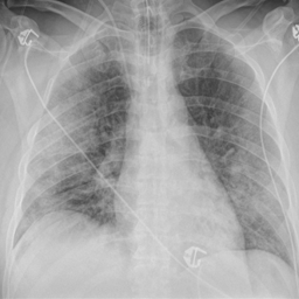
#> input picture data/COVID/images/COVID-1100.png, 299 x 299 px; its folder holds only this picture in this run
$ jupyter execute --allow-errors 1_data_visualization.ipynb   (shell and % lines are left out)
#> lines starting #> are read from the running program, lines starting #| are printed output that depends on the picture
[cell 1]
import cv2
import matplotlib.pyplot as plt
import numpy as np
import pandas as pd
import random
import seaborn as sns

from math import ceil
from pathlib import Path
from sklearn.decomposition import PCA

# Metadonnées

## Importation des DataFrame

[cell 2]
# Chemin vers le dossier contenant les xlsx
folder = Path("../data")

# Lecture de DataFrames
#> (the rest of this cell did not finish here and is left out)

#> (a cell that did not finish here is left out)

#> (a cell that did not finish here is left out)

#> (a cell that did not finish here is left out)

#> (a cell that did not finish here is left out)

## Countplot

[cell 7]
# Initialisation de la  figure avec une grille de sous-graphiques avec 1 ligne et 3 colonnes
fig, axes = plt.subplots(nrows=1,
                         ncols=3,
                         figsize=(15, 5))

# Premier countplot
#> (the rest of this cell did not finish here and is left out)

#> (a cell that did not finish here is left out)

# Images

## Chemins

[cell 9]
# Chemin du dossier dans lequel se trouvent les dossiers d'images
folder = Path("../data")

# Noms des sous-dossiers contenant les images
subfolders = [
    "COVID/images",
    "Lung_Opacity/images",
    "Normal/images",
    "Viral Pneumonia/images"
]

## Image plot

[cell 10]
# Initialisation figure
fig = plt.figure(figsize=(10, 10))

# Parcours des sous-dossiers pour afficher trois images aléatoires de chaque dossier
for i, subfolder in enumerate(subfolders):
    # Chemin du sous-dossier contenant les images
    folder_path = folder / subfolder

    # Liste des fichiers d'images dans le sous-dossier
    files = list(folder_path.glob("*.png"))

    # Choix de trois images aléatoires
    random_images = random.choices(files, k=3)

    # Chargement et affichage des trois images dans le sous-graphique correspondant
    for j, image_path in enumerate(random_images):
        image = cv2.imread(str(image_path), cv2.IMREAD_GRAYSCALE)
#> image is the input picture: shape (299, 299); min 39, max 226, mean 164.7

        # Récupération du nom du dossier parent pour le titre de l'image
        class_name = subfolder.split("/")[0]

        # Affichage de l'image dans le sous-graphique correspondant
        plt.subplot(len(subfolders), 3, i * 3 + j + 1)
        plt.imshow(image, cmap="gray")
        plt.title(class_name)
        plt.axis("off")

plt.show();

## Répartition des images par classe

[cell 11]
# Liste pour stocker le décompte des images dans chaque sous-dossier
image_counts = []

# Parcours des sous-dossiers et compte du nombre d'images dans chacun
for subfolder in subfolders:
    # Chemin du sous-dossier contenant les images
    folder_path = folder / subfolder

    # Liste des fichiers d'images dans le sous-dossier
    files = list(folder_path.glob("*.png"))

    # Compte des images
    image_count = len(files)

    # Ajout à la liste
    image_counts.append(image_count)

# Liste des noms des sous-dossiers pour le pie plot
labels = [subfolder.split("/")[0] for subfolder in subfolders]

# Initialisation figure
plt.figure(figsize=(8, 8))

# Pie plot
plt.pie(image_counts,
        labels=labels,
        autopct='%1.1f%%',
        startangle=140)
plt.title("Distribution des images dans chaque sous-dossier")
plt.show();
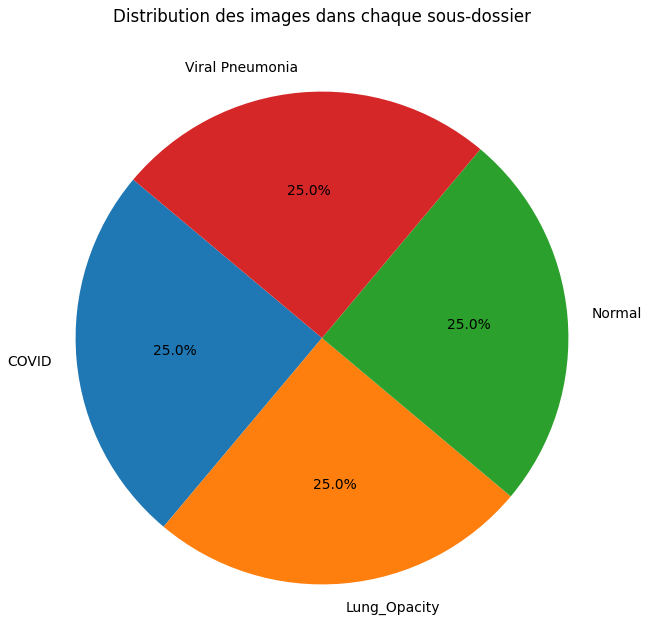
#> figure drawn by matplotlib, 1 panel

## Image moyenne

[cell 12]
def average_image(file_names, folder_path):
    # Initialisation d'un array NumPy rempli de 0 de la même dimension que l'image
    img_avg = np.zeros((299, 299), dtype=np.float64)

    # Parcours chaque fichier dans la liste
    for name in file_names:
        path = folder_path / name
        img = cv2.imread(str(path), cv2.IMREAD_GRAYSCALE)
        img_avg += img.astype(np.float64)  # Somme des images

    # Division de la somme des images par le nombre total d'images pour obtenir la moyenne
    img_avg /= len(file_names)

    return img_avg  # Renvoie l'image moyenne calculée


# Instanciation de la figure
plt.figure(figsize=(10, 10))

# Calcule et affichage de l'image moyenne pour chaque sous-dossier
for i, subfolder in enumerate(subfolders):
    full_subfolder_path = folder / subfolder
    file_names = [file.name for file in full_subfolder_path.iterdir() if file.is_file()]
    avg_img = average_image(file_names, full_subfolder_path)

    # Affichage de l'image moyenne dans la sous-figure correspondante
    plt.subplot(2, 2, i+1)
    plt.imshow(avg_img.astype(np.uint8), cmap="gray")
    plt.title("Moyenne des images " + subfolder.split("/")[0])
    plt.axis("off")

plt.suptitle("Moyennes des images de chaque type", fontsize=20)
plt.show()
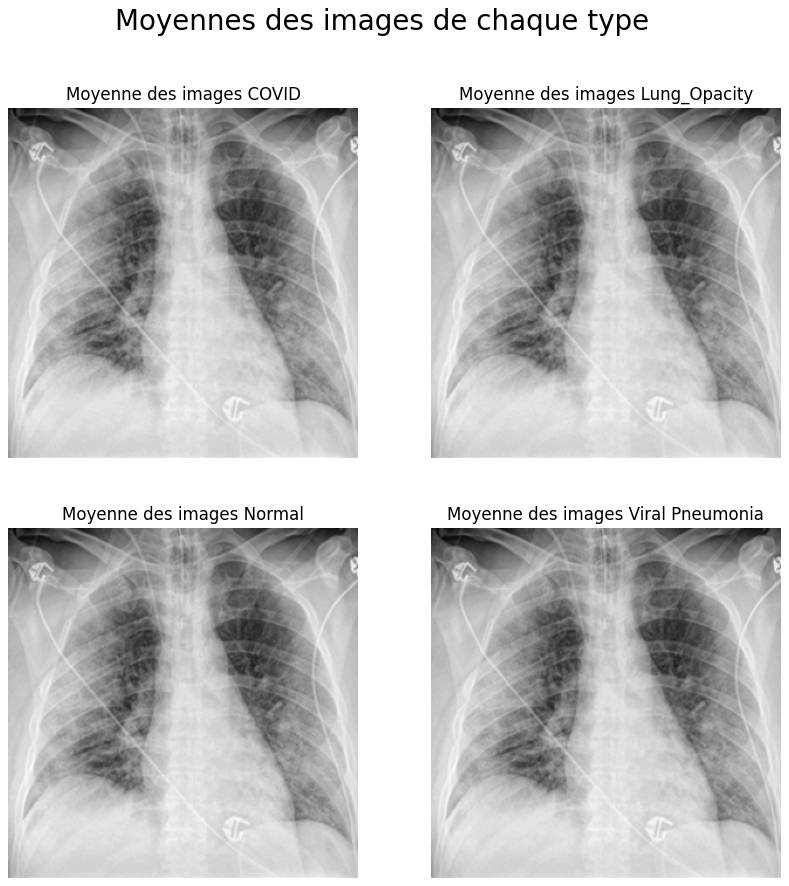
#> figure drawn by matplotlib, 4 panels

## Contraste des images

### Normal vs autres

[cell 13]
# Initialisation des variables pour stocker les images moyennes
avg_normal = ""
avg_covid = ""
avg_lung = ""
avg_viral = ""

# Calcule et affichage de l'image moyenne pour chaque sous-dossier
for i, subfolder in enumerate(subfolders):
    full_subfolder_path = folder / subfolder
    file_names =  [file.name for file in full_subfolder_path.iterdir() if file.is_file()]
    avg_img = average_image(file_names, full_subfolder_path)

    # Assigne l'image moyenne aux variables correspondantes
    if subfolder == "Normal/images":
        avg_normal = avg_img
    elif subfolder == "COVID/images":
        avg_covid = avg_img
    elif subfolder == "Lung_Opacity/images":
        avg_lung = avg_img
    elif subfolder == "Viral Pneumonia/images":
        avg_viral = avg_img

# Soustraction pour obtenir le contraste
diff_norm_cov = avg_normal - avg_covid
#> diff_norm_cov: shape (299, 299) float64; every value is 0
diff_norm_lung = avg_normal - avg_lung
diff_norm_viral = avg_normal - avg_viral

# Affichage des constrastes
fig, axs = plt.subplots(1, 3, figsize=(15, 5))

# Plot pour 'Normal' - 'Covid'
im0 = axs[0].imshow(diff_norm_cov.astype(np.uint8), cmap="bwr")
axs[0].set_title("Difference: Normal - Covid")
axs[0].axis("off")
cbar0 = plt.colorbar(im0, ax=axs[0], orientation="vertical")

# Plot pour 'Normal' - 'Lung'
im1 = axs[1].imshow(diff_norm_lung.astype(np.uint8), cmap="bwr")
axs[1].set_title("Difference: Normal - Lung Opacity")
axs[1].axis("off")
cbar1 = plt.colorbar(im1, ax=axs[1], orientation="vertical")

# Plot pour 'Normal' - 'Viral'
im2 = axs[2].imshow(diff_norm_viral.astype(np.uint8), cmap="bwr")
axs[2].set_title("Difference: Normal - Viral Pneumonia")
axs[2].axis("off")
cbar2 = plt.colorbar(im2, ax=axs[2], orientation="vertical")

plt.tight_layout()

plt.show();
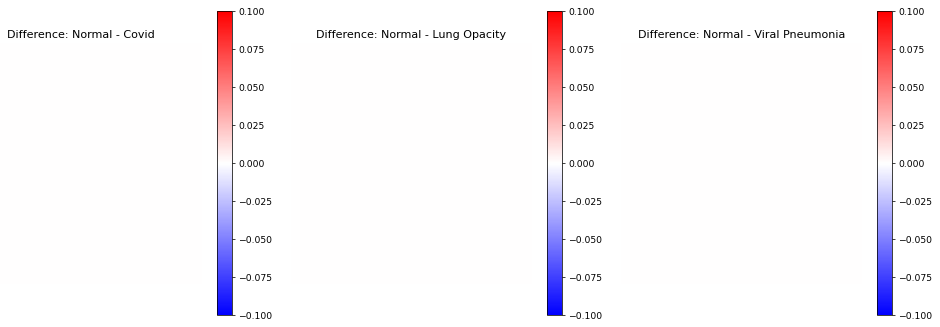
#> figure drawn by matplotlib, 6 panels

### Covid vs autres

[cell 14]
# Initialisation des variables pour stocker les images moyennes
avg_normal = ""
avg_covid = ""
avg_lung = ""
avg_viral = ""

# Calcule et affichage de l'image moyenne pour chaque sous-dossier
for i, subfolder in enumerate(subfolders):
    full_subfolder_path = folder / subfolder
    file_names =  [file.name for file in full_subfolder_path.iterdir() if file.is_file()]
    avg_img = average_image(file_names, full_subfolder_path)

    # Assigne l'image moyenne aux variables correspondantes
    if subfolder == "Normal/images":
        avg_normal = avg_img
    elif subfolder == "COVID/images":
        avg_covid = avg_img
    elif subfolder == "Lung_Opacity/images":
        avg_lung = avg_img
    elif subfolder == "Viral Pneumonia/images":
        avg_viral = avg_img

# Soustraction pour obtenir le contraste
diff_cov_norm = avg_covid - avg_normal
diff_cov_lung = avg_covid - avg_lung
diff_cov_viral = avg_covid - avg_viral

# Affichage des constrastes
fig, axs = plt.subplots(1, 3, figsize=(15, 5))

# Plot pour 'Covid' - 'Normal'
im0 = axs[0].imshow(diff_cov_norm.astype(np.uint8), cmap="bwr")
axs[0].set_title("Difference: Covid - Normal")
axs[0].axis("off")
cbar0 = plt.colorbar(im0, ax=axs[0], orientation="vertical")

# Plot pour 'Covid' - 'Lung'
im1 = axs[1].imshow(diff_cov_lung.astype(np.uint8), cmap="bwr")
axs[1].set_title("Difference: Covid - Lung Opacity")
axs[1].axis("off")
cbar1 = plt.colorbar(im1, ax=axs[1], orientation="vertical")

# Plot pour 'Covid' - 'Viral'
im2 = axs[2].imshow(diff_cov_viral.astype(np.uint8), cmap="bwr")
axs[2].set_title("Difference: Covid - Viral Pneumonia")
axs[2].axis("off")
cbar2 = plt.colorbar(im2, ax=axs[2], orientation="vertical")

plt.tight_layout()

plt.show();

## Distribution moyenne des pixels par classe

[cell 15]
# Fonction pour calculer la distribution moyenne des pixels pour un dossier d'images
def calculate_average_pixel_distribution(image_folder):
    image_paths = list(image_folder.glob("*.png"))
    total_pixels = np.zeros(256)  # Images en échelle de gris

    for image_path in image_paths:
        image = cv2.imread(str(image_path), cv2.IMREAD_GRAYSCALE)
        pixels = image.flatten()
        pixel_counts = np.bincount(pixels, minlength=256)
#> pixel_counts = 256 values, max 1820 at index 194, min 0 at index 0, mean 349.2
        total_pixels += pixel_counts
#> total_pixels has the same summary as pixel_counts

    average_pixel_distribution = total_pixels / len(image_paths)
#> average_pixel_distribution has the same summary as pixel_counts
    return average_pixel_distribution

# Liste pour stocker les distributions moyennes des pixels pour chaque sous-dossier
average_distributions_list = []

# Calcule de la distribution moyenne des pixels pour chaque sous-dossier
for subfolder in subfolders:
    image_folder = folder / subfolder
    if image_folder.exists():
        average_distribution = calculate_average_pixel_distribution(image_folder)
#> average_distribution has the same summary as pixel_counts in calculate_average_pixel_distribution
        average_distributions_list.append(average_distribution)
    else:
        print(f"Le dossier {subfolder} n'existe pas.")

# Affichage des distributions moyennes des pixels
plt.figure(figsize=(10, 6))

for i, subfolder in enumerate(subfolders):
    plt.plot(average_distributions_list[i], label=subfolder)

plt.xlabel("Niveau de gris")
plt.ylabel("Fréquence moyenne")
plt.title("Distribution moyenne des pixels par source d'images")
plt.legend()

plt.show();
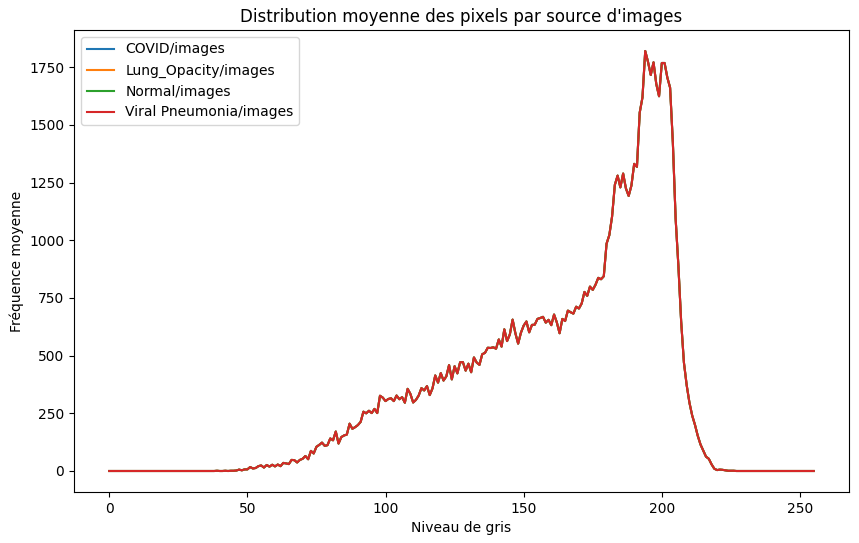
#> figure drawn by matplotlib, 1 panel; curve peaks at x = 194, y = 1820; curve peaks at x = 194, y = 1820; curve peaks at x = 194, y = 1820


# Il faut avoir la même intensité sur tous les fournisseurs d'images
